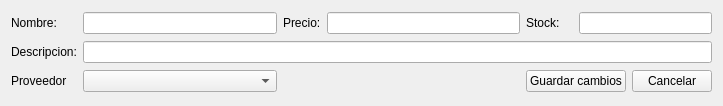
<?xml version="1.0" encoding="UTF-8"?>
<ui version="4.0">
 <class>Form</class>
 <widget class="QWidget" name="Form">
  <property name="geometry">
   <rect>
    <x>0</x>
    <y>0</y>
    <width>723</width>
    <height>106</height>
   </rect>
  </property>
  <property name="windowTitle">
   <string>Form</string>
  </property>
  <layout class="QGridLayout" name="gridLayout">
   <item row="0" column="0">
    <widget class="QLabel" name="labelNombre">
     <property name="text">
      <string>Nombre:</string>
     </property>
    </widget>
   </item>
   <item row="0" column="1">
    <widget class="QLineEdit" name="lineEditNombre"/>
   </item>
   <item row="0" column="2">
    <widget class="QLabel" name="labelPrecio">
     <property name="text">
      <string>Precio:</string>
     </property>
    </widget>
   </item>
   <item row="0" column="3">
    <widget class="QLineEdit" name="lineEditPrecio"/>
   </item>
   <item row="0" column="4">
    <widget class="QLabel" name="labelStock">
     <property name="text">
      <string>Stock:</string>
     </property>
    </widget>
   </item>
   <item row="0" column="5" colspan="2">
    <widget class="QLineEdit" name="lineEditStock"/>
   </item>
   <item row="1" column="0">
    <widget class="QLabel" name="labelDescripcion">
     <property name="text">
      <string>Descripcion:</string>
     </property>
    </widget>
   </item>
   <item row="1" column="1" colspan="6">
    <widget class="QLineEdit" name="lineEditDescripcion"/>
   </item>
   <item row="2" column="0">
    <widget class="QLabel" name="labelProveedor">
     <property name="text">
      <string>Proveedor</string>
     </property>
    </widget>
   </item>
   <item row="2" column="1">
    <widget class="QComboBox" name="comboBoxProveedor"/>
   </item>
   <item row="2" column="4" colspan="2">
    <widget class="QPushButton" name="pushButtonGC">
     <property name="text">
      <string>Guardar cambios</string>
     </property>
    </widget>
   </item>
   <item row="2" column="6">
    <widget class="QPushButton" name="pushButtonCancelar">
     <property name="text">
      <string>Cancelar</string>
     </property>
    </widget>
   </item>
  </layout>
 </widget>
 <resources/>
 <connections/>
</ui>
